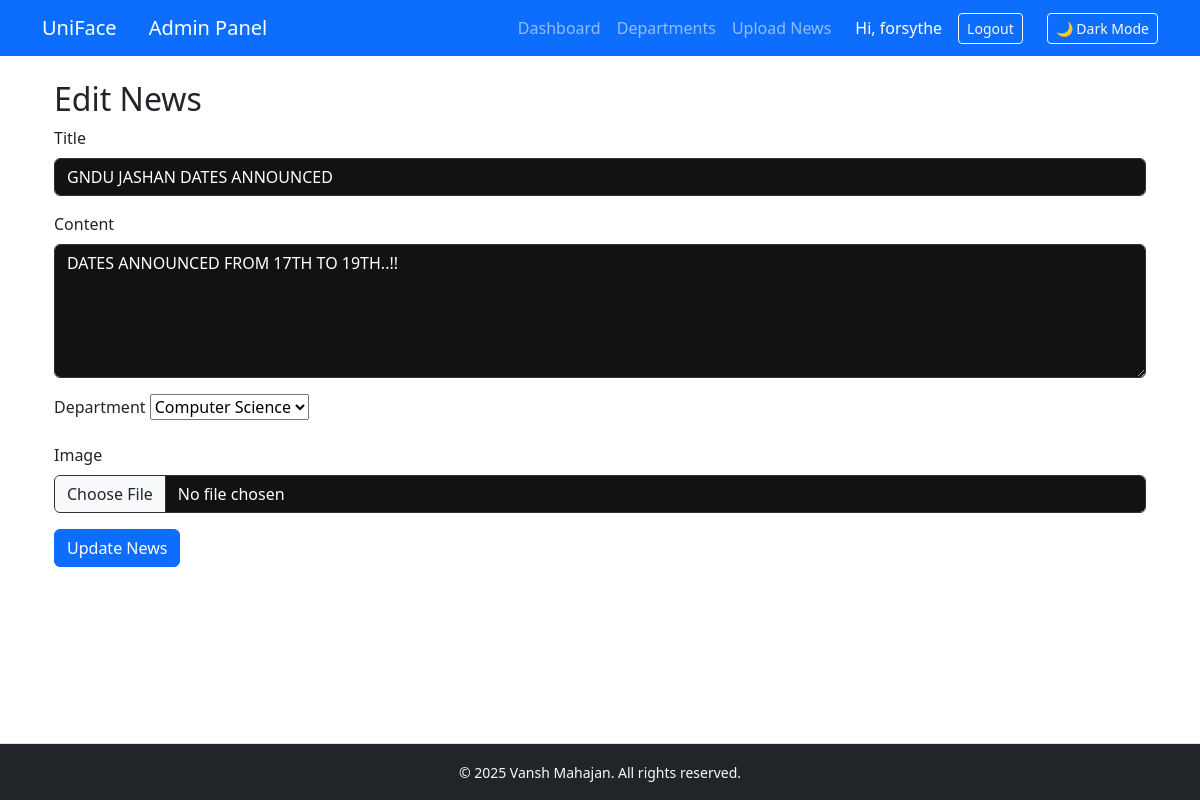
Screenshot of /edit-news/5/ (signed in) with the database file from the repository.
### core/models.py (models this page shows, shortened)
class News(models.Model):
    department = models.ForeignKey(Department, on_delete=models.CASCADE)
    title = models.CharField(max_length=200)
    content = models.TextField()
    image = models.ImageField(upload_to='news_images/', null=True, blank=True)
    content = models.TextField()
    posted_by = models.ForeignKey(User, on_delete=models.SET_NULL, null=True)
    created_at = models.DateTimeField(auto_now_add=True)

### core/views.py (the view)
# urls.py: path('edit-news/<int:item_id>/', views.edit_news, name='edit_news'),
@user_passes_test(is_admin)
def edit_news(request, item_id):
    news_item = get_object_or_404(News, id=item_id)
    if request.method == 'POST':
        form = NewsForm(request.POST, request.FILES, instance=news_item)
        if form.is_valid():
            form.save()
            messages.success(request, 'News updated successfully!')
            return redirect('admin_dashboard')
        else:
            print(form.errors)
    else:
        form = NewsForm(instance=news_item)
    return render(request, 'core/edit_news.html', {'form': form})

### core/forms.py
class NewsForm(forms.ModelForm):
    class Meta:
        model = News
        fields = ['title', 'content', 'image', 'department']
        widgets = {
            'content': forms.Textarea(attrs={'rows': 5}),
        }

### core/models.py (called while the page is built)
    def __str__(self):
        return self.name

### core/views.py (called while the page is built)
def is_admin(user):
    return user.is_staff

### core/templates/core/edit_news.html (shortened to what this page needs)
{% extends "core/base.html" %}
{% block content %}
<div class="container mt-4">
    <h2>Edit News</h2>
    <form method="POST" enctype="multipart/form-data">
        <div class="mb-3">
            <label for="title" class="form-label">Title</label>
            <input type="text" id="title" name="title" class="form-control" value="{{ form.title.value }}" required>
        </div>
        <div class="mb-3">
            <label for="content" class="form-label">Content</label>
            <textarea id="content" name="content" class="form-control" rows="5" required>{{ form.content.value }}</textarea>
        </div>
        <div class="mb-3">
            <label for="department" class="form-label">Department</label>
            {{ form.department }}
        </div>
        <div class="mb-3">
            <label for="image" class="form-label">Image</label>
            <input type="file" id="image" name="image" class="form-control">
        </div>
        <button type="submit" class="btn btn-primary">Update News</button>
    </form>
</div>
{% endblock %}

### core/templates/core/base.html (shortened to what this page needs)
<!DOCTYPE html>
<html>
<head>
    <link href="https://cdn.jsdelivr.net/npm/bootstrap@5.3.0/dist/css/bootstrap.min.css" rel="stylesheet">
</head>
<body>
<nav class="navbar navbar-expand-lg navbar-dark bg-primary" id="mainNavbar">
    <div class="container">
        <a class="navbar-brand" href="/">UniFace</a>
        {% if user.is_staff %}
        <a class="navbar-brand ms-3" href="{% url 'admin_dashboard' %}">Admin Panel</a>
        {% endif %}
        <div class="collapse navbar-collapse justify-content-end" id="navbarNav">
            {% if user.is_authenticated %}
            <ul class="navbar-nav me-3">
                <li class="nav-item">
                    <a class="nav-link" href="{% url 'dashboard' %}">Dashboard</a>
                </li>
                <li class="nav-item">
                    <a class="nav-link" href="{% url 'department_overview' %}">Departments</a>
                </li>
                <li class="nav-item">
                    <a class="nav-link" href="{% url 'upload_news' %}">Upload News</a>
                </li>
            </ul>
            <div class="d-flex align-items-center">
                <span class="text-white me-3">Hi, {{ user.username }}</span>
                <form method="post" action="{% url 'logout' %}" class="me-2">
                    <button type="submit" class="btn btn-outline-light btn-sm">Logout</button>
                </form>
            </div>
            {% endif %}
            <button id="darkModeToggle" class="btn btn-outline-light btn-sm ms-3">🌙 Dark Mode</button>
        </div>
    </div>
</nav>
<div class="container mt-4 content-container">
    {% block content %}
    {% endblock %}
</div>
<footer class="text-center py-3 bg-dark text-light border-top position-fixed bottom-0 w-100">
    <small>&copy; 2025 Vansh Mahajan. All rights reserved.</small>
</footer>
</body>
</html>

### core/templates/core/base.html (style rules this page uses)
input::placeholder, textarea::placeholder { color: #ccc !important; opacity: 1; }
.form-control, .form-select { background-color: #121212; color: #ffffff; border-color: #333; }
footer { margin-top: 100px; }
.content-container { padding-bottom: 150px; }

### rows the page displays
News: title "GNDU JASHAN DATES ANNOUNCED", content "DATES ANNOUNCED FROM 17TH TO 19TH..!!", department "Computer Science"

### other values shown
{{ user.username }} "forsythe"
